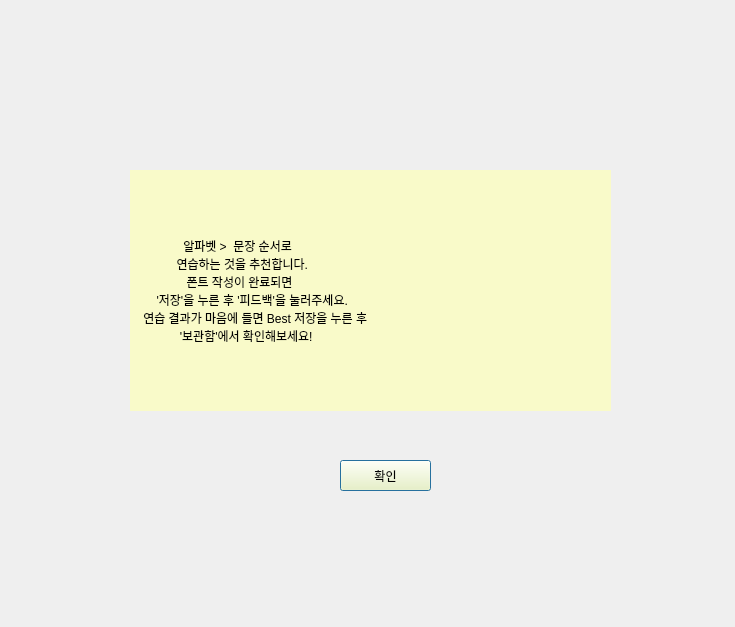
<?xml version="1.0" encoding="UTF-8"?>
<ui version="4.0">
 <class>Dialog</class>
 <widget class="QDialog" name="Dialog">
  <property name="geometry">
   <rect>
    <x>0</x>
    <y>0</y>
    <width>735</width>
    <height>627</height>
   </rect>
  </property>
  <property name="windowTitle">
   <string>Dialog</string>
  </property>
  <property name="styleSheet">
   <string notr="true">background:url(:/newPrefix/image.jfif)</string>
  </property>
  <widget class="QLabel" name="label">
   <property name="geometry">
    <rect>
     <x>130</x>
     <y>170</y>
     <width>481</width>
     <height>241</height>
    </rect>
   </property>
   <property name="styleSheet">
    <string notr="true">background:rgba(254, 255, 185,180);
font: 18pt &quot;-다정&quot;;</string>
   </property>
   <property name="text">
    <string>                알파벳 &gt;  문장 순서로 
              연습하는 것을 추천합니다. 
                 폰트 작성이 완료되면 
        '저장'을 누른 후 '피드백'을 눌러주세요.
    연습 결과가 마음에 들면 Best 저장을 누른 후 
               '보관함'에서 확인해보세요!</string>
   </property>
  </widget>
  <widget class="QPushButton" name="ok">
   <property name="geometry">
    <rect>
     <x>340</x>
     <y>460</y>
     <width>91</width>
     <height>31</height>
    </rect>
   </property>
   <property name="styleSheet">
    <string notr="true">background:rgba(254, 255, 185,150);
font: 15pt &quot;-다정&quot;;</string>
   </property>
   <property name="text">
    <string>확인</string>
   </property>
  </widget>
 </widget>
 <resources>
  <include location="background5.qrc"/>
 </resources>
 <connections/>
</ui>
